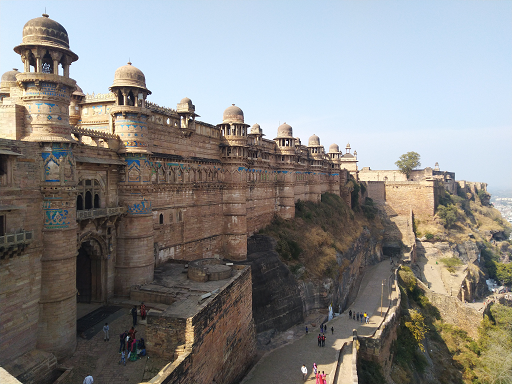
#> input picture Files used as input/img1.bmp, 512 x 384 px, found by its file name
$ python 'C4_5 inbuilt_Gaussian_filter.py'
#> lines starting #> are read from the running program, lines starting #| are printed output that depends on the picture
### Chapter 09/my_package/my_functions.py
#======================================================================
# Purpose : creating custom functions for usage
#======================================================================

import matplotlib.pyplot as plt
import cv2
import numpy as np

# Function my_imshow is used to display image using matplotlib method and is
# usually used with subplots

def my_imshow(input_image,str='',ax='Nothing Passed'):
    if ax=='Nothing Passed':
        fig1,ax1=plt.subplots()
        fig1.show()
        if input_image.ndim==3:
            plt.imshow(cv2.cvtColor(input_image, cv2.COLOR_BGR2RGB))
        else:
            plt.imshow(cv2.cvtColor(input_image, cv2.COLOR_GRAY2RGB))
        plt.axis("off")
        plt.gca().set_title(str)
        return fig1,ax1
    else:
        if input_image.ndim==3:
            ax.imshow(cv2.cvtColor(input_image, cv2.COLOR_BGR2RGB))
        else:
            ax.imshow(cv2.cvtColor(input_image, cv2.COLOR_GRAY2RGB))
        ax.axis("off")
        ax.set_title(str)

# Function norm_uint8 defined below,
# Normalises and convert to uint8 an input_image and return the same, usually
# used while displaying a grayscale image which has been converted to float32
# during processing

def norm_uint8(input_image):
    input_image=input_image-np.min(input_image)
    input_image=255*input_image/np.max(input_image)
    input_image=np.uint8(input_image)
    return input_image


### Chapter 04/C4_5 inbuilt_Gaussian_filter.py
#======================================================================
# PURPOSE : Learning use of Inbuilt Gaussian filter
#======================================================================
import cv2,matplotlib.pyplot as plt, numpy as np
import scipy.ndimage as sci
import my_package.my_functions as mf # This is a user defined package and ...
# one may find the details related to its contents and usage in section XXX

input_image=cv2.imread('img1.bmp',0)
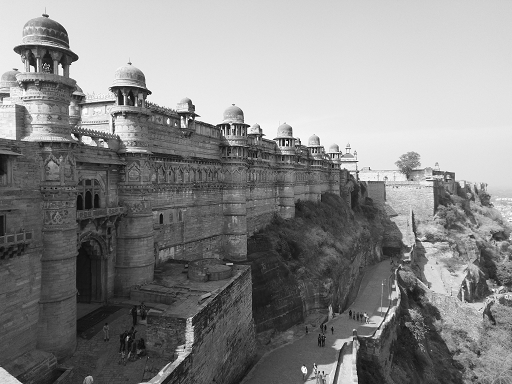
#> input_image: shape (384, 512); min 0, max 255, mean 135.1
fig,ax=plt.subplots(1,2)
fig.show()
mf.my_imshow(input_image,'Input Grayscale Image',ax[0])
input_image=np.float32(input_image)

filtered_image=sci.gaussian_filter(input_image,5)
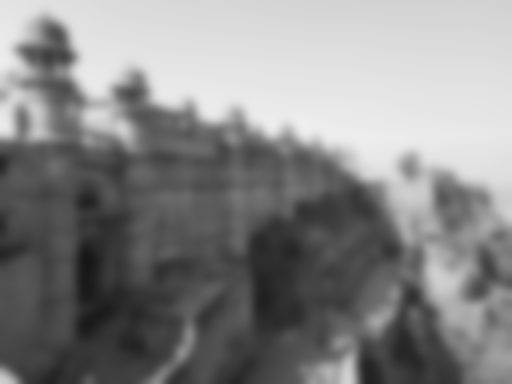
#> filtered_image: shape (384, 512) float32; min 23.06, max 238.8, mean 135.1
mf.my_imshow(mf.norm_uint8(filtered_image),"Filtered image (INBUILT GAUSSIAN FILTER)",ax[1])
#> in norm_uint8, `input_image=input_image-np.min(input_image)`:
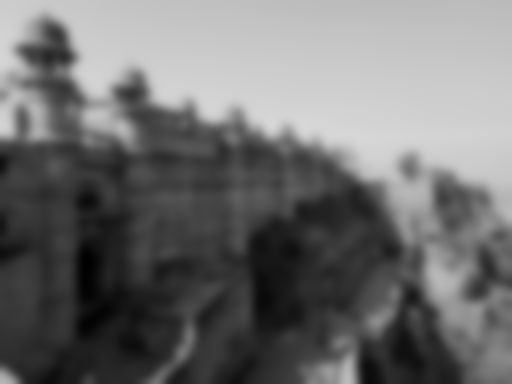
#> input_image: shape (384, 512) float32; min 0, max 215.7, mean 112

plt.show()
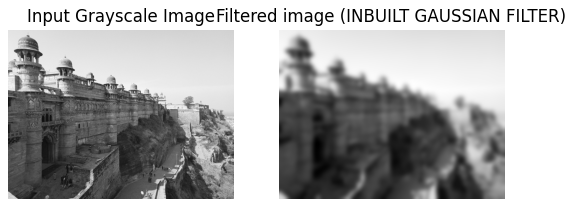
#> figure drawn by matplotlib, 2 panels
print("Completed Successfully ...")

$ run again, with Files used as input/img10.bmp copied over Files used as input/img1.bmp
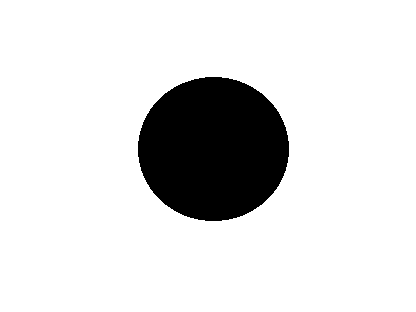
#> input picture Files used as input/img10.bmp, 416 x 312 px, found by its file name
#> `filtered_image=sci.gaussian_filter(input_image,5)`:
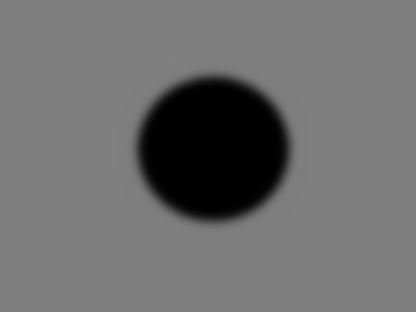
#> filtered_image: shape (312, 416) float32; min 0, max 127, mean 110.3
#> `plt.show()`:
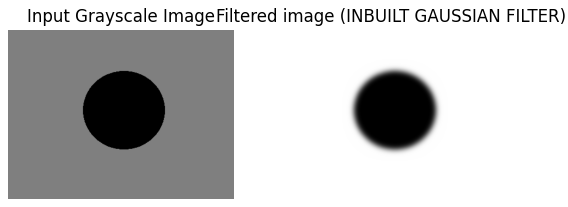
#> figure drawn by matplotlib, 2 panels

$ run again, with Files used as input/img11.bmp copied over Files used as input/img1.bmp
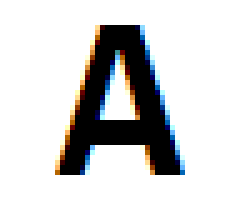
#> input picture Files used as input/img11.bmp, 49 x 42 px, found by its file name (shown 5 times larger)
#> in norm_uint8, `input_image=255*input_image/np.max(input_image)`:
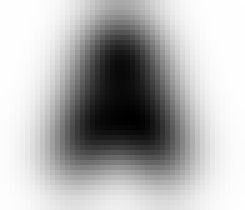
#> input_image: shape (42, 49) float32 (shown 5 times larger); min 0, max 255, mean 178.6; drawn with min black and max white
#> `plt.show()`:
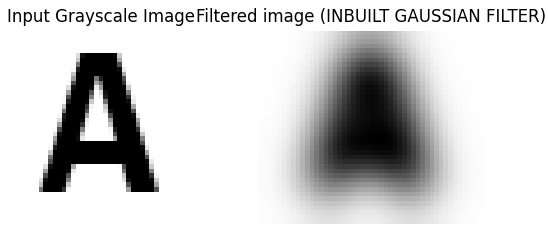
#> figure drawn by matplotlib, 2 panels

$ run again, with Files used as input/img12.bmp copied over Files used as input/img1.bmp
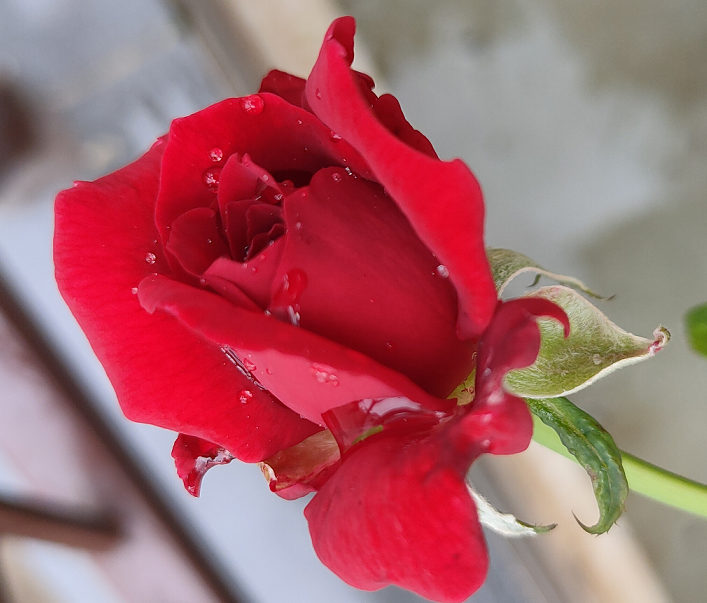
#> input picture Files used as input/img12.bmp, 707 x 603 px, found by its file name
#> in norm_uint8, `input_image=255*input_image/np.max(input_image)`:
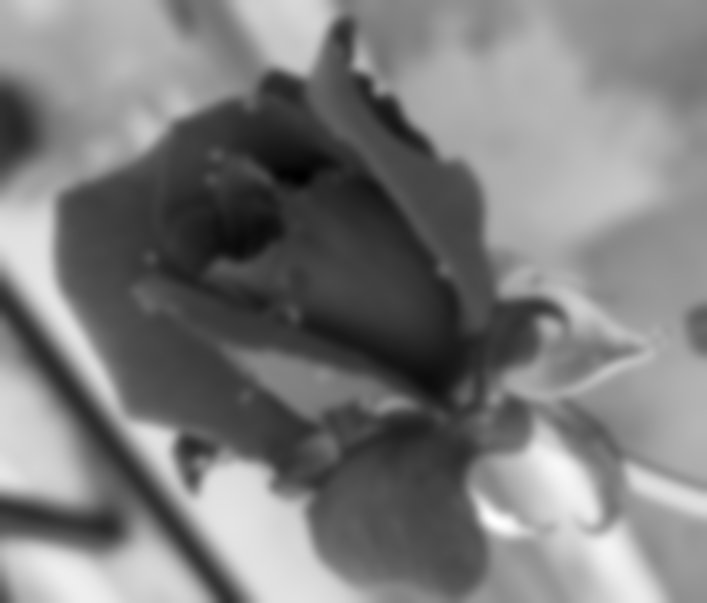
#> input_image: shape (603, 707) float32; min 0, max 255, mean 124.8
#> `plt.show()`:
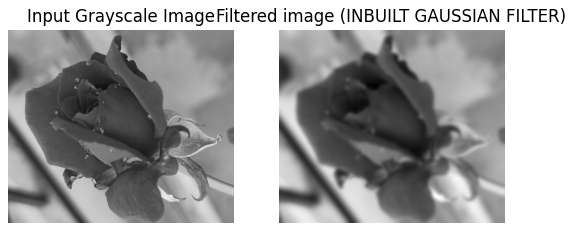
#> figure drawn by matplotlib, 2 panels
